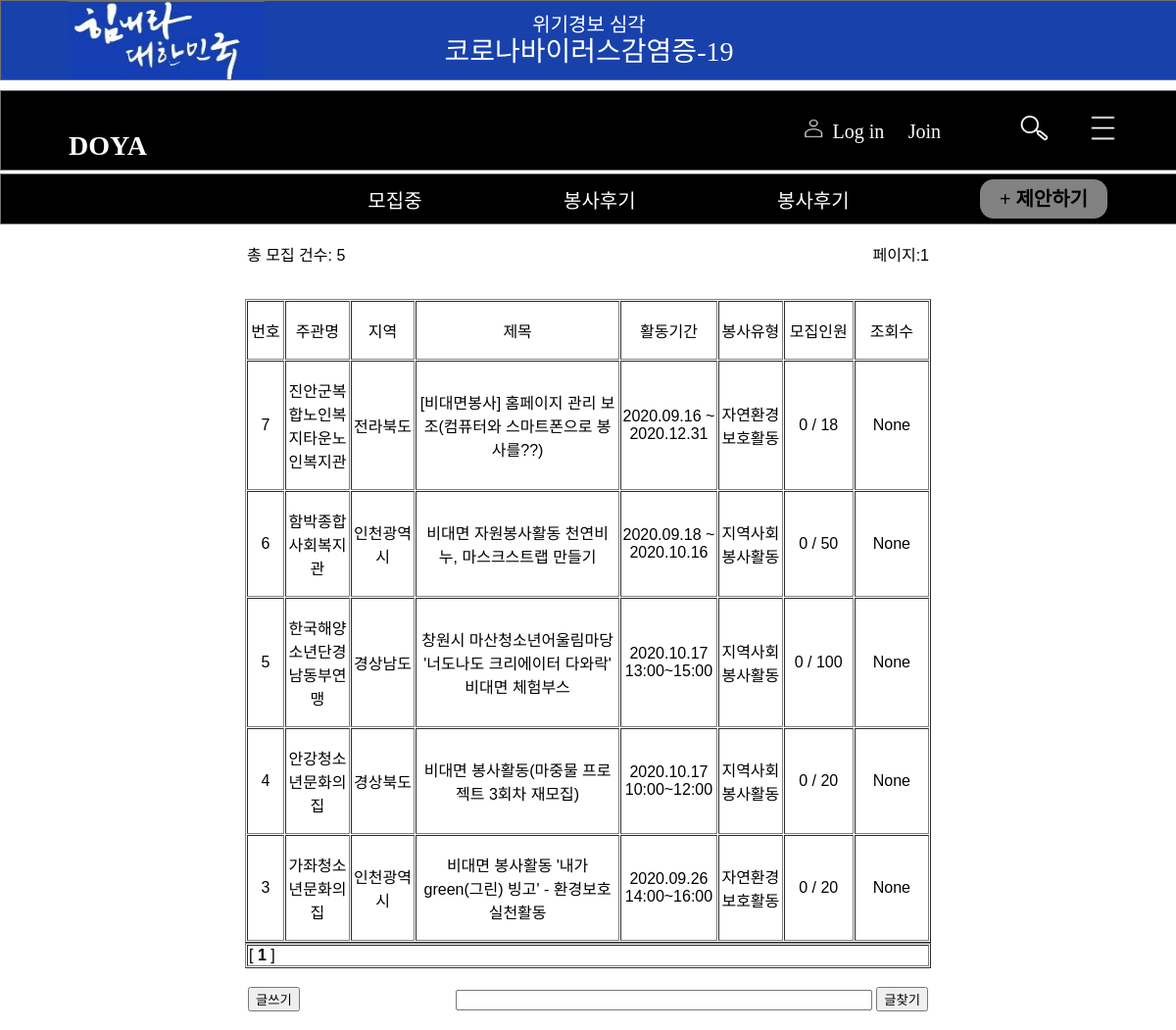
Page /post/ on the committed database.
### firstapp/models.py (models this page shows)
class write_post(models.Model):
    title = models.CharField(max_length=50, blank=True)
    area = models.CharField(choices=area_lst, max_length=17, null=True, blank=True)
    term = models.CharField(max_length=100, blank=True)
    volunteer_type = models.CharField(choices=voluteer_type_lst, max_length=8, null=True, blank=True)
    how_many = models.IntegerField(null=True, blank=True)
    photo = models.ImageField(blank=True, null=True)
    memo1 = models.CharField(max_length=1000, blank=True)
    memo2 = models.CharField(max_length=1000, blank=True)
    memo3 = models.CharField(max_length=1000, blank=True)
    hits = models.IntegerField(null=True, blank=True)
    name = models.CharField(max_length=50, blank=True)
    email = models.CharField(max_length=50, blank=True)
    phone_num = models.CharField(max_length=30)
    affiliation = models.CharField(max_length=30, blank=True)

### firstapp/views.py (the view)
# urls.py: path('post/', views.post, name='post'),
def post(request):
    post_lst = write_post.objects.order_by('-id')[0:10]
    current_page = 1
    total_cnt = write_post.objects.all().count()
    helper = page_helper()
    total_page_lst = helper.getTotalPage_lst(total_cnt, row_per_page)
    context = {
        'post_lst' : post_lst,
        'total_cnt' : total_cnt,
        'current_page' : current_page,
        'total_page_lst' : total_page_lst
    }
    return render(request, 'post.html', context)

### firstapp/views.py (called while the page is built)
    def getTotalPage_lst(self, total_cnt, row_per_page):
        if ((total_cnt % row_per_page == 0)):
            self.total_pages = total_cnt // row_per_page
            print('get total page #1')
        else:
            self.total_pages = (total_cnt // row_per_page) + 1
            print('get total_page #2')
        self.total_page_lst = []
        for j in range(self.total_pages):
            self.total_page_lst.append(j + 1)
        return self.total_page_lst

### firstapp/templates/post.html (shortened to what this page needs)
<!DOCTYPE html>
{% load static %}
<html lang="en">
{% load static %}
<head>
    <link rel ="stylesheet" href="{% static 'post.css' %}">
</head>
<body>
    <header>
        <div class="head_1">
            <img class="title" src="{% static 'img/header.jpg'%}">
            <div class="head_1_text1">위기경보 심각</div>
            <div class='head_1_text2'>코로나바이러스감염증-19</div>
        </div>
        <div class="head_2">
            <div><a class="name" href='{% url 'main' %}'>DOYA</a></div>
            <div class="search_bar">
                <div class="head_2_text">
                    <img class="login_img" src="{% static 'img/login.PNG'%}">
                    <a class="login" href='{% url 'login' %}'>Log in</a> <a class="join" href='{% url 'signin' %}'>Join</a>
                </div>
                <div><img class="search_img" src="{% static 'img/search.PNG'%}"></div>
                <div><img class="menu_img" src="{% static 'img/menu.PNG'%}"></div>
            </div>
        </div>
    </header>
    <nav class="menubar">
        <ul>
            <li><a href='{% url 'post' %}'>모집중</a></li>
            <li><a>봉사후기</a></li>
            <li><a>봉사후기</a></li>
        </ul>
        <div class="right_box">
            <div class="right_m">+ 제안하기</div>
        </div>
    </nav>
    <contain class="lists">
        <div>
            <table cellspacing=1 width=700 border=0>
                <tr>
                    <td>총 모집 건수: {{ total_cnt }}</td>
                    <td><p align=right> 페이지:{{ current_page }}</td>
                </tr>
            </table>
            <table cellspacing=1 width=700 border=1>
                <tr>
                    <td width=50><p align=center>번호</p></td>
                    <td width=100><p align=center>주관명</p></td>
                    <td width=100><p align=center>지역</p></td>
                    <td width=320><p align=center>제목</p></td>
                    <td width=100><p align=center>활동기간</p></td>
                    <td width=100><p align=center>봉사유형</p></td>
                    <td width=100><p align=center>모집인원</p></td>
                    <td width=100><p align=center>조회수</p></td>
                </tr>
                {% if post_lst %}
                    <ul>
                        {% for post in post_lst %}
                        <tr>
                        <td width=50><p align=center>{{ post.pk }}</p></td>
                        <td width=100><p align=center>{{ post.affiliation }}</p></td>
                        <td width=100><p align=center>{{ post.area }}</p></td>
                        <td width=320>
                            <p align=center>
                                <a href="/post/page/{{ post.pk }}" title="{{ post.title }}">{{ post.title }}
                            </p>
                        </td>
                        <td width=100><p align=center>{{ post.term }}</p></td>
                        <td width=100><p align=center> {{ post.volunteer_type }}</p></td>
                        <td width=100><p align=center> 0 / {{ post.how_many }}</p></td>
                        <td width=100><p align=center>{{ post.hits }}</p></td>
                        </tr>
                        {% endfor %}
                    </ul>
                {% else %}
                    <p>No Data.</p>
                {% endif %}
            </table>
            <table cellspacing=1 width=700 border=1 >
                <tr>
                    <td>
                    {% for page in total_page_lst %}
                    <a href="/post" >
                    [
                    {% ifequal page current_page %}
                        <b>
                    {% endifequal %}
                    {{page}}
                    {% ifequal page current_page  %}
                        </b>
                    {% endifequal %}
                    ]
                    {% endfor %}
                    </td>
                </tr>
            </table>
            <table width=700>
                <tr>
                    <td><input type=button value="글쓰기"  OnClick="window.location='{% url 'write_page' %}'"></td>
                    <td><form name=searchf method=post action="/searchWithSubject/">
                        <p align=right><input type=text name=searchStr size=50  maxlength=50>
                        <input type=submit value="글찾기"></p>
                    </td>
                </tr>
            </table>
        </div>
    </contain>
</body>
</html>

### firstapp/static/post.css (style rules this page uses)
* { text-decoration: none; list-style: none; font-family: 'Nanum Gothic', sans-serif; }
body { position: relative; margin: 0px; padding: 0px; }
header .head_1 { width: 100%; height: 80px; border: solid 1px #707070; background-color: #1841ac; display: flex; flex-direction: column; justify-content: center; align-items: center; }
header .title { position: absolute; left: 70px; width: 200px; height: 80px; }
header .head_1_text1 { font-family: NanumSquareRoundB; font-size: 20px; font-weight: normal; font-stretch: normal; font-style: normal; line-height: 1.15; letter-spacing: normal; text-align: center; color: #ffffff; }
header .head_1_text2 { font-family: NanumSquareRoundB; font-size: 28px; font-weight: normal; font-stretch: normal; font-style: normal; line-height: 1.14; letter-spacing: normal; text-align: center; color: #ffffff; }
header .head_2 { display: flex; align-items: center; margin-top: 10px; width: 100%; height: 80px; border: solid 1px #707070; background-color: #000000; }
header .name { position: absolute; left: 70px; font-family: NanumSquareRoundB; font-size: 28px; font-weight: bold; font-stretch: normal; font-style: normal; line-height: 1.14; letter-spacing: normal; text-align: center; color: #ffffff; }
header .login_img { margin-right: 5px; width: 20px; height: 20px; }
header .login { width: 70px; height: 27px; margin-right: 20px; font-family: NanumSquareRoundL; font-size: 20px; font-weight: normal; font-stretch: normal; font-style: normal; line-height: 1.12; letter-spacing: normal; text-align: left; color: #ffffff; }
header .join { width: 46px; height: 27px; font-family: NanumSquareRoundL; font-size: 20px; font-weight: normal; font-stretch: normal; font-style: normal; line-height: 1.12; letter-spacing: normal; text-align: left; color: #ffffff; margin-right: 80px; }
header .search_bar { display: flex; position: absolute; right: 50px; justify-content: flex-end; align-items: center; width: 400px; height: 50px; }
header .search_img { width: 30px; height: 30px; margin-right: 40px; }
header .menu_img { width: 30px; height: 30px; margin-right: 10px; }
.menubar { width: 100%; height: 50px; border: solid 1px #707070; background-color: black; margin-top: 3px; display: flex; align-items: center; justify-content: center; }
.menubar ul li { color: white; font-family: NanumSquareRoundL; font-size: 20px; font-weight: normal; font-stretch: normal; font-style: normal; display: inline; margin: 70px; }
.menubar .right_box { position: absolute; right: 70px; display: flex; width: 130px; height: 40px; opacity: 0.51; border-radius: 14px; background-color: #ffffff; z-index: 1; }
.menubar .right_m { display: flex; justify-content: center; align-items: center; width: 150px; font-family: NanumSquareRoundB; font-size: 20px; font-weight: bold; font-stretch: normal; font-style: normal; line-height: 1.14; letter-spacing: normal; text-align: center; z-index: 3; }
.lists { display: flex; flex-direction: column; justify-content: center; align-items: center; }

### firstapp/templates/post.html (style rules this page uses)
.menubar a { text-decoration:none ; color:white }
.head_2 a { text-decoration:none ; color:white }
.lists a { text-decoration:none ; color:black }

### rows in the picture
write_post: pk "7", affiliation "진안군복합노인복지타운노인복지관", area "전라북도", title "[비대면봉사] 홈페이지 관리 보조(컴퓨터와 스마트폰으로 봉사를??)", term "2020.09.16 ~ 2020.12.31", volunteer_type "자연환경보호활동", how_many "18", hits "None"
write_post: pk "6", affiliation "함박종합사회복지관", area "인천광역시", title "비대면 자원봉사활동 천연비누, 마스크스트랩 만들기", term "2020.09.18 ~ 2020.10.16", volunteer_type "지역사회봉사활동", how_many "50", hits "None"
write_post: pk "5", affiliation "한국해양소년단경남동부연맹", area "경상남도", title "창원시 마산청소년어울림마당 '너도나도 크리에이터 다와락' 비대면 체험부스", term "2020.10.17 13:00~15:00", volunteer_type "지역사회봉사활동", how_many "100", hits "None"
write_post: pk "4", affiliation "안강청소년문화의집", area "경상북도", title "비대면 봉사활동(마중물 프로젝트 3회차 재모집)", term "2020.10.17 10:00~12:00", volunteer_type "지역사회봉사활동", how_many "20", hits "None"
write_post: pk "3", affiliation "가좌청소년문화의집", area "인천광역시", title "비대면 봉사활동 '내가 green(그린) 빙고' - 환경보호실천활동", term "2020.09.26 14:00~16:00", volunteer_type "자연환경보호활동", how_many "20", hits "None"

### other values in the picture
{{ total_cnt }} "5"
{{ current_page }} "1"
{{ page }} "1"
